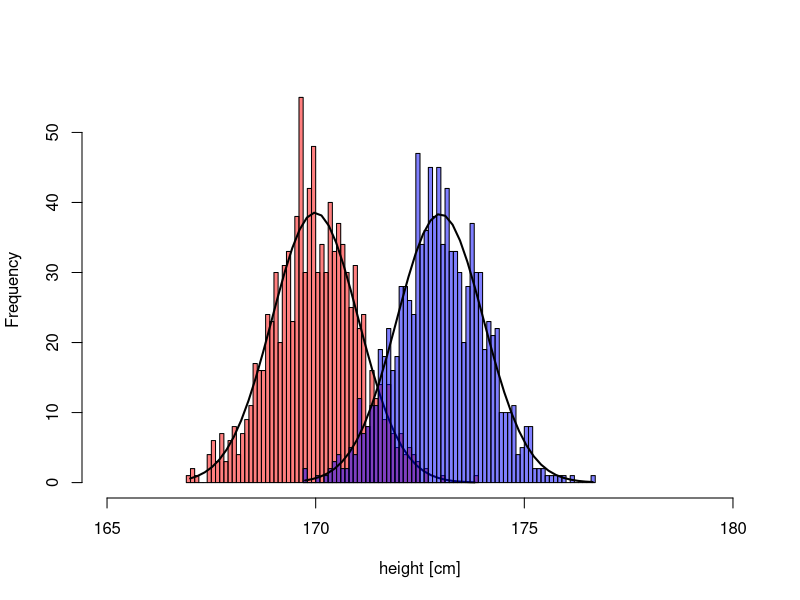
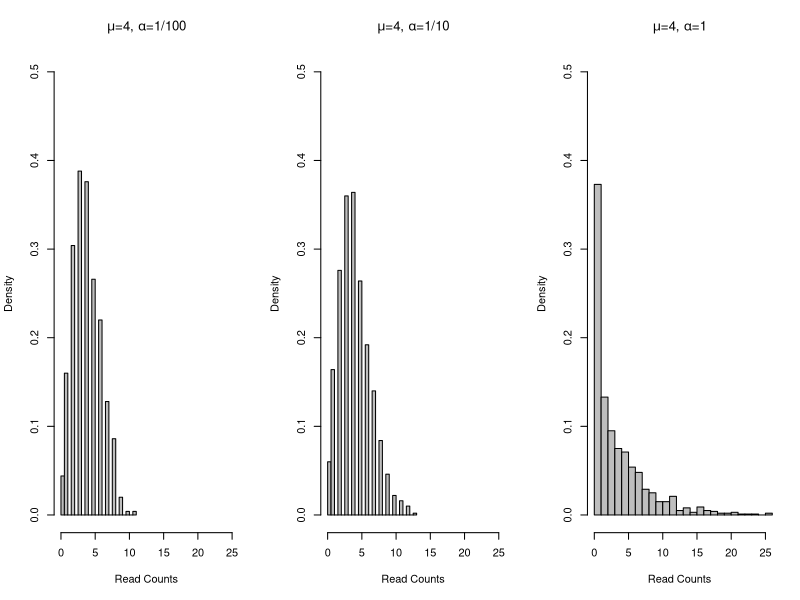
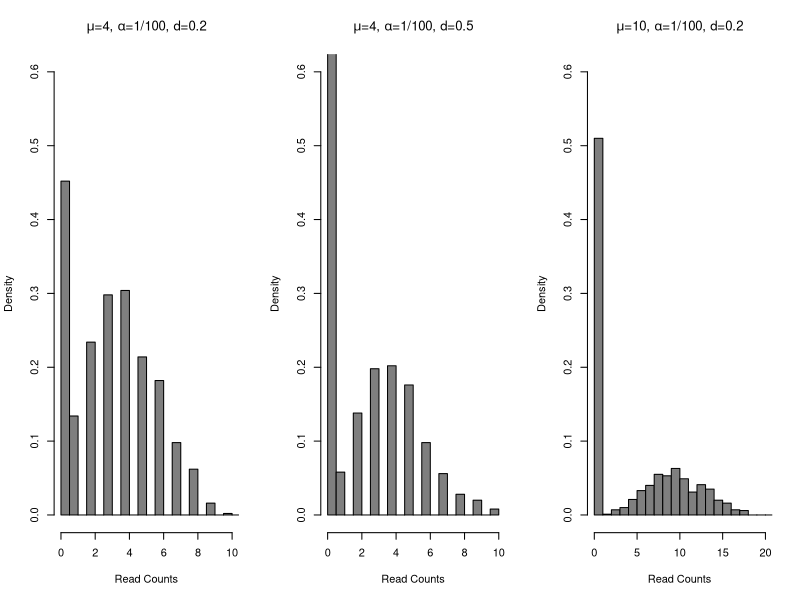
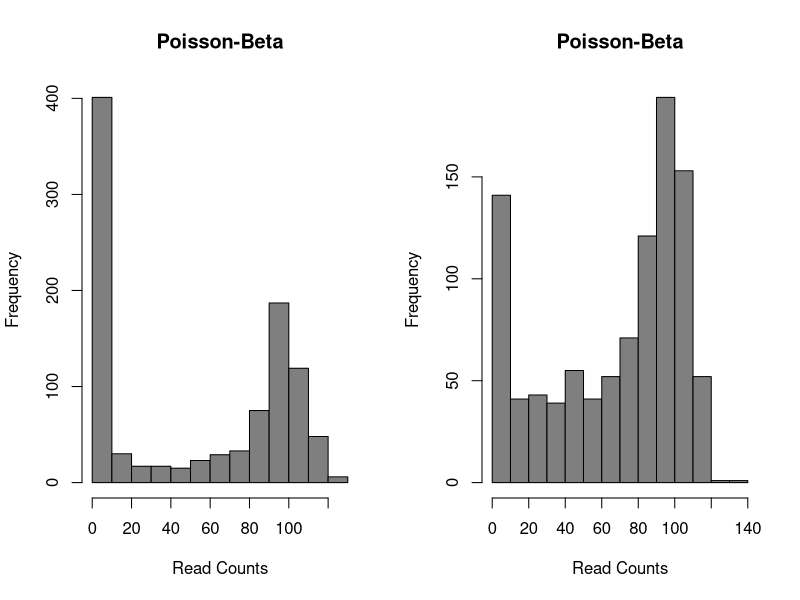

Here is the R script that generated these plots, in order:
## ---- chunk 1
knitr::opts_chunk$set(echo = TRUE)
knitr::opts_chunk$set(fig.path="session-de-files/figures/")
## ---- chunk 2
set.seed(1)
x <- rnorm(1000, 170, 1)
h <-hist(x, col=rgb(1,0,0,0.5), xlab="height [cm]", n=50, main="", xlim=c(165, 180))
xfit <-seq(min(x),max(x),length=40) 
yfit <-dnorm(xfit,mean=mean(x),sd=sd(x)) 
yfit <- yfit*diff(h$mids[1:2])*length(x) 
lines(xfit, yfit, col="black", lwd=2)

x2 <- rnorm(1000, 173, 1)
h<-hist(x2, col=rgb(0,0,1,0.5), xlab="height", n=50, add=T, main="")
xfit2<-seq(min(x2),max(x2),length=40) 
yfit2<-dnorm(xfit2,mean=mean(x2),sd=sd(x2)) 
yfit2 <- yfit2*diff(h$mids[1:2])*length(x2) 
lines(xfit2, yfit2, col="black", lwd=2)
## ---- chunk 3

set.seed(1)
par(mfrow=c(1,3))
hist(rnbinom(1000, mu=4, size=100), col="grey", xlab="Read Counts", main=expression(paste(mu,"=4, ", alpha,"=1/100")),xlim=c(0,25),ylim=c(0,0.5),20,freq=FALSE)
hist(rnbinom(1000, mu=4, size=10), col="grey", xlab="Read Counts", main=expression(paste(mu,"=4, ", alpha,"=1/10")),xlim=c(0,25),ylim=c(0,.5),20,freq=FALSE)
hist(rnbinom(1000, mu=4, size=1), col="grey", xlab="Read Counts", main=expression(paste(mu,"=4, ", alpha,"=1")),xlim=c(0,25),ylim=c(0,.5),20,freq=FALSE)
## ---- chunk 4

set.seed(1)
par(mfrow=c(1,3))

xlims<-c(0,10)
ylims<-c(0,0.6)

d = 0.2;
counts <- rnbinom(1000, mu=4, size=100);
counts[runif(1000) < d] = 0;
hist(counts, col="grey50", xlab="Read Counts", main=expression(paste(mu,"=4, ", alpha,"=1/100, ", d,"=0.2")),freq=FALSE,xlim=xlims,ylim=ylims,n=20);

d = 0.5;
counts <- rnbinom(1000, mu=4, size=100);
counts[runif(1000) < d] = 0;
hist(counts, col="grey50", xlab="Read Counts", main=expression(paste(mu,"=4, ", alpha,"=1/100, ", d,"=0.5")),freq=FALSE,xlim=xlims,ylim=ylims,n=20);

d = 0.5;
counts <- rnbinom(1000, mu=10, size=100);
counts[runif(1000) < d] = 0;
hist(counts, col="grey50", xlab="Read Counts", main=expression(paste(mu,"=10, ", alpha,"=1/100, ", d,"=0.2")),freq=FALSE,xlim=c(0,20),ylim=ylims,n=20);

## ---- chunk 5

set.seed(1)
par(mfrow=c(1,2))

a <- 0.1
b <- 0.1
g <- 100
lambdas <- rbeta(1000, a, b)
counts <- sapply(g*lambdas, function(l) {rpois(1, lambda = l)})
hist(
    counts,
    col = "grey50",
    xlab = "Read Counts",
    main = "Poisson-Beta"
)


a <- 0.4
b <- 0.2
g <- 100
lambdas <- rbeta(1000, a, b)
counts <- sapply(g*lambdas, function(l) {rpois(1, lambda = l)})
hist(
    counts,
    col = "grey50",
    xlab = "Read Counts",
    main = "Poisson-Beta"
)

